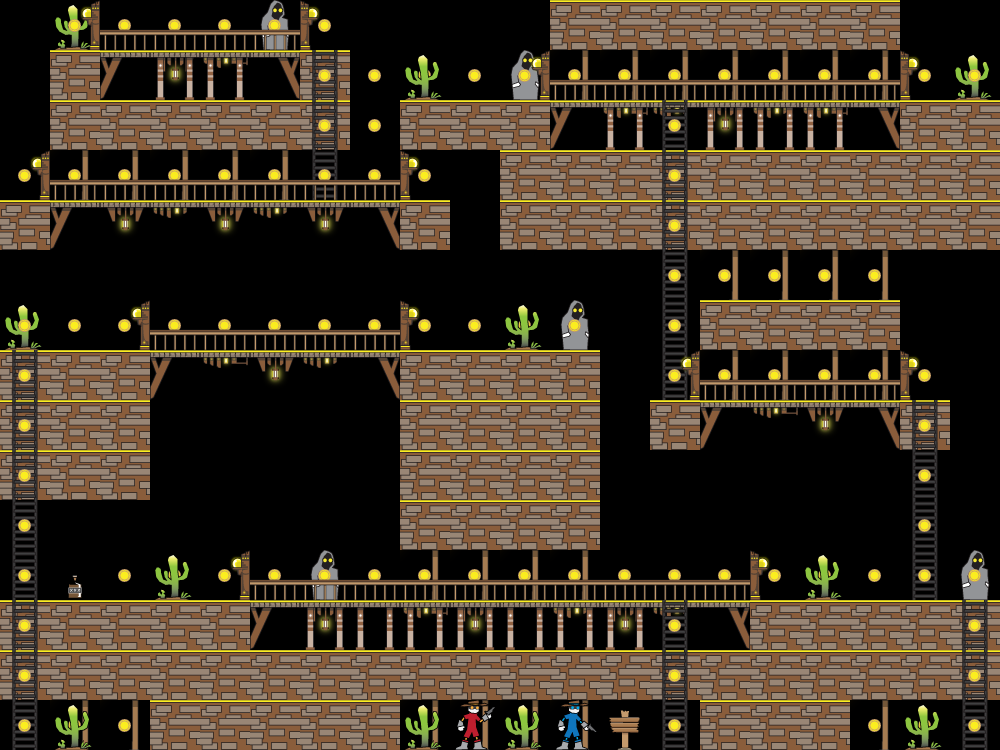

Rendered tile map (Tiled .tmx) drawn with the repository's tilesets; below, a short description and the map source with its tile grids summarised:
An orthogonal 20x15 tile map with 50x50 px tiles, 7 tile layers (Blocks, Ladders, Back, Cast, ...).

<map version="1.0" orientation="orthogonal" width="20" height="15" tilewidth="50" tileheight="50">
 <tileset firstgid="1" name="bandit_spritesheet" tilewidth="50" tileheight="50">
  <image source="../bandit_spritesheet.png" width="900" height="1250" />
 </tileset>
 <layer name="Blocks" width="20" height="15">
  <data>[300 cells, 148 non-empty, 7 distinct tile ids]</data>
 </layer>
 <layer name="Ladders" width="20" height="15">
  <data>[300 cells, 27 non-empty, 1 distinct tile ids]</data>
 </layer>
 <layer name="Back" width="20" height="15">
  <data>[300 cells, 29 non-empty, 3 distinct tile ids]</data>
 </layer>
 <layer name="Cast" width="20" height="15">
  <data>[300 cells, 7 non-empty, 3 distinct tile ids]</data>
 </layer>
 <layer name="Coins" width="20" height="15">
  <data>[300 cells, 98 non-empty, 2 distinct tile ids]</data>
 </layer>
 <layer name="Front" width="20" height="15">
  <data>[300 cells, 76 non-empty, 6 distinct tile ids]</data>
 </layer>
 <layer name="bombs" width="20" height="15">
  <data>[300 cells, 0 non-empty, 0 distinct tile ids]</data>
 </layer>
</map>
